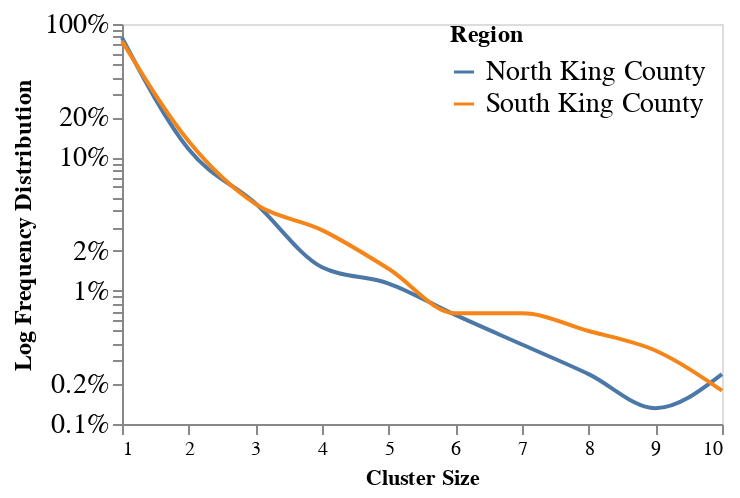

Notebook cell for this chart:
### Code cell
log_clusters =  alt.Chart(df_size).mark_line(opacity = 1, interpolate = "monotone").encode(
    x=alt.X('size:Q', axis=alt.Axis(title="Cluster Size", grid=False)),
    y=alt.Y('perc:Q',  axis=alt.Axis(title="Log Frequency Distribution",labelFontSize= 14, titleFontSize = 12, grid=False, format='%'), scale=alt.Scale(type = "log", zero = True)),
    color = alt.Color("Region:N", legend=alt.Legend(offset = -140,  labelFontSize = 14, titleFontSize = 12))).transform_filter(datum.size < 11).properties(
    width=300,
    height=200
)
log_clusters

### Figure 1 — Vega-Lite specification as saved in the notebook (floating-point values rounded to 4 significant figures)
{"config": {"view": {"continuousWidth": 400, "continuousHeight": 300}}, "data": {"name": "data-4c6b557023329c8a0280b81b50e01584"}, "mark": {"type": "line", "interpolate": "monotone", "opacity": 1}, "encoding": {"color": {"field": "Region", "legend": {"labelFontSize": 14, "offset": -140, "titleFontSize": 12}, "type": "nominal"}, "x": {"axis": {"grid": false, "title": "Cluster Size"}, "field": "size", "type": "quantitative"}, "y": {"axis": {"format": "%", "grid": false, "labelFontSize": 14, "title": "Log Frequency Distribution", "titleFontSize": 12}, "field": "perc", "scale": {"type": "log", "zero": true}, "type": "quantitative"}}, "height": 200, "transform": [{"filter": "(datum.size < 11)"}], "width": 300, "$schema": "https://vega.github.io/schema/vega-lite/v4.17.0.json", "datasets": {"data-4c6b557023329c8a0280b81b50e01584": [{"Region": "North King County", "size": 1, "count": 2999, "perc": 0.7888}, {"Region": "North King County", "size": 2, "count": 437, "perc": 0.1149}, {"Region": "North King County", "size": 3, "count": 172, "perc": 0.04524}, {"Region": "North King County", "size": 4, "count": 57, "perc": 0.01499}, {"Region": "North King County", "size": 5, "count": 43, "perc": 0.01131}, {"Region": "North King County", "size": 6, "count": 25, "perc": 0.006575}, {"Region": "North King County", "size": 7, "count": 15, "perc": 0.003945}, {"Region": "North King County", "size": 8, "count": 9, "perc": 0.002367}, {"Region": "North King County", "size": 10, "count": 9, "perc": 0.002367}, {"Region": "North King County", "size": 13, "count": 5, "perc": 0.001315}, {"Region": "North King County", "size": 9, "count": 5, "perc": 0.001315}, {"Region": "North King County", "size": 11, "count": 4, "perc": 0.001052}, {"Region": "North King County", "size": 15, "count": 4, "perc": 0.001052}, {"Region": "North King County", "size": 12, "count": 3, "perc": 0.0007891}, {"Region": "North King County", "size": 20, "count": 2, "perc": 0.000526}, {"Region": "North King County", "size": 19, "count": 2, "perc": 0.000526}, {"Region": "North King County", "size": 149, "count": 1, "perc": 0.000263}, {"Region": "North King County", "size": 14, "count": 1, "perc": 0.000263}, {"Region": "North King County", "size": 18, "count": 1, "perc": 0.000263}, {"Region": "North King County", "size": 122, "count": 1, "perc": 0.000263}, {"Region": "North King County", "size": 22, "count": 1, "perc": 0.000263}, {"Region": "North King County", "size": 23, "count": 1, "perc": 0.000263}, {"Region": "North King County", "size": 27, "count": 1, "perc": 0.000263}, {"Region": "North King County", "size": 30, "count": 1, "perc": 0.000263}, {"Region": "North King County", "size": 46, "count": 1, "perc": 0.000263}, {"Region": "North King County", "size": 48, "count": 1, "perc": 0.000263}, {"Region": "North King County", "size": 58, "count": 1, "perc": 0.000263}, {"Region": "South King County", "size": 1, "count": 2096, "perc": 0.7456}, {"Region": "South King County", "size": 2, "count": 371, "perc": 0.132}, {"Region": "South King County", "size": 3, "count": 126, "perc": 0.04482}, {"Region": "South King County", "size": 4, "count": 80, "perc": 0.02846}, {"Region": "South King County", "size": 5, "count": 41, "perc": 0.01459}, {"Region": "South King County", "size": 6, "count": 19, "perc": 0.006759}, {"Region": "South King County", "size": 7, "count": 19, "perc": 0.006759}, {"Region": "South King County", "size": 8, "count": 14, "perc": 0.00498}, {"Region": "South King County", "size": 9, "count": 10, "perc": 0.003557}, {"Region": "South King County", "size": 13, "count": 5, "perc": 0.001779}, {"Region": "South King County", "size": 12, "count": 5, "perc": 0.001779}, {"Region": "South King County", "size": 10, "count": 5, "perc": 0.001779}, {"Region": "South King County", "size": 23, "count": 3, "perc": 0.001067}, {"Region": "South King County", "size": 16, "count": 3, "perc": 0.001067}, {"Region": "South King County", "size": 29, "count": 2, "perc": 0.0007115}, {"Region": "South King County", "size": 18, "count": 1, "perc": 0.0003557}, {"Region": "South King County", "size": 158, "count": 1, "perc": 0.0003557}, {"Region": "South King County", "size": 59, "count": 1, "perc": 0.0003557}, {"Region": "South King County", "size": 34, "count": 1, "perc": 0.0003557}, {"Region": "South King County", "size": 33, "count": 1, "perc": 0.0003557}, {"Region": "South King County", "size": 32, "count": 1, "perc": 0.0003557}, {"Region": "South King County", "size": 22, "count": 1, "perc": 0.0003557}, {"Region": "South King County", "size": 21, "count": 1, "perc": 0.0003557}, {"Region": "South King County", "size": 20, "count": 1, "perc": 0.0003557}, {"Region": "South King County", "size": 14, "count": 1, "perc": 0.0003557}, {"Region": "South King County", "size": 11, "count": 1, "perc": 0.0003557}, {"Region": "South King County", "size": 283, "count": 1, "perc": 0.0003557}]}}
